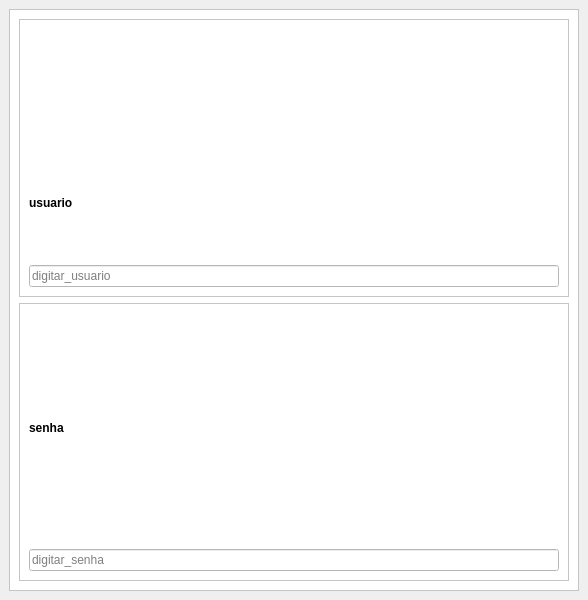
<?xml version="1.0" encoding="UTF-8"?>
<ui version="4.0">
 <class>MainWindow</class>
 <widget class="QMainWindow" name="MainWindow">
  <property name="geometry">
   <rect>
    <x>0</x>
    <y>0</y>
    <width>588</width>
    <height>600</height>
   </rect>
  </property>
  <property name="windowTitle">
   <string>MainWindow</string>
  </property>
  <widget class="QWidget" name="centralwidget">
   <layout class="QVBoxLayout" name="verticalLayout">
    <item>
     <widget class="QFrame" name="frameprincipal">
      <property name="styleSheet">
       <string notr="true">background-color: rgb(85, 255, 255);
background-color: rgb(255, 255, 255);</string>
      </property>
      <property name="frameShape">
       <enum>QFrame::StyledPanel</enum>
      </property>
      <property name="frameShadow">
       <enum>QFrame::Raised</enum>
      </property>
      <layout class="QVBoxLayout" name="verticalLayout_4">
       <item>
        <widget class="QFrame" name="frameusuario">
         <property name="frameShape">
          <enum>QFrame::StyledPanel</enum>
         </property>
         <property name="frameShadow">
          <enum>QFrame::Raised</enum>
         </property>
         <layout class="QVBoxLayout" name="verticalLayout_3">
          <item>
           <widget class="QLabel" name="imagem">
            <property name="text">
             <string/>
            </property>
            <property name="pixmap">
             <pixmap resource="icons.qrc">:/icon/transferir.jpeg</pixmap>
            </property>
            <property name="scaledContents">
             <bool>true</bool>
            </property>
           </widget>
          </item>
          <item>
           <widget class="QLabel" name="usuario">
            <property name="font">
             <font>
              <pointsize>9</pointsize>
              <weight>75</weight>
              <bold>true</bold>
             </font>
            </property>
            <property name="text">
             <string>usuario</string>
            </property>
           </widget>
          </item>
          <item>
           <widget class="QLineEdit" name="digusuario">
            <property name="placeholderText">
             <string>digitar_usuario</string>
            </property>
           </widget>
          </item>
         </layout>
        </widget>
       </item>
       <item>
        <widget class="QFrame" name="framesenha">
         <property name="frameShape">
          <enum>QFrame::StyledPanel</enum>
         </property>
         <property name="frameShadow">
          <enum>QFrame::Raised</enum>
         </property>
         <layout class="QVBoxLayout" name="verticalLayout_2">
          <item>
           <widget class="QLabel" name="senha">
            <property name="font">
             <font>
              <pointsize>9</pointsize>
              <weight>75</weight>
              <bold>true</bold>
             </font>
            </property>
            <property name="text">
             <string>senha</string>
            </property>
           </widget>
          </item>
          <item>
           <widget class="QLineEdit" name="digsenha">
            <property name="echoMode">
             <enum>QLineEdit::Password</enum>
            </property>
            <property name="placeholderText">
             <string>digitar_senha</string>
            </property>
           </widget>
          </item>
         </layout>
        </widget>
       </item>
      </layout>
     </widget>
    </item>
   </layout>
  </widget>
 </widget>
 <resources>
  <include location="icons.qrc"/>
 </resources>
 <connections/>
</ui>
